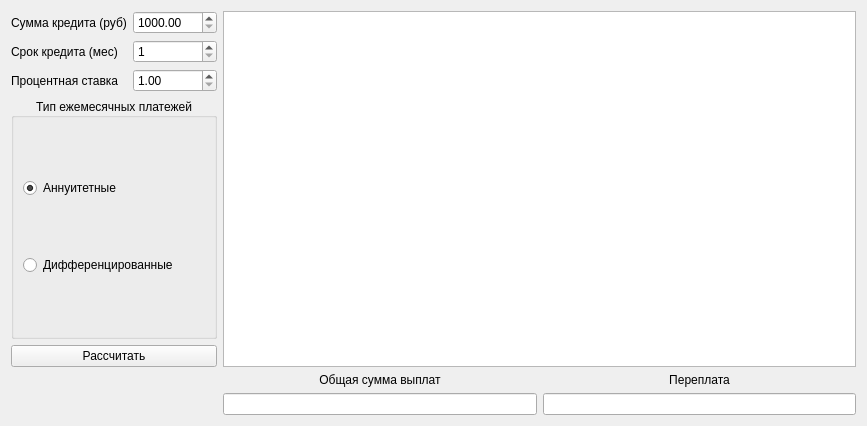
<?xml version="1.0" encoding="UTF-8"?>
<ui version="4.0">
 <class>CreditCalculator</class>
 <widget class="QWidget" name="CreditCalculator">
  <property name="geometry">
   <rect>
    <x>0</x>
    <y>0</y>
    <width>867</width>
    <height>426</height>
   </rect>
  </property>
  <property name="windowTitle">
   <string>Credit</string>
  </property>
  <layout class="QGridLayout" name="gridLayout" columnstretch="0,0,1,1">
   <item row="1" column="0">
    <widget class="QLabel" name="termLabel">
     <property name="text">
      <string>Срок кредита (мес)</string>
     </property>
    </widget>
   </item>
   <item row="3" column="0" colspan="2">
    <widget class="QGroupBox" name="repaymentType">
     <property name="sizePolicy">
      <sizepolicy hsizetype="Expanding" vsizetype="Expanding">
       <horstretch>0</horstretch>
       <verstretch>0</verstretch>
      </sizepolicy>
     </property>
     <property name="title">
      <string>Тип ежемесячных платежей</string>
     </property>
     <property name="alignment">
      <set>Qt::AlignCenter</set>
     </property>
     <layout class="QGridLayout" name="gridLayout_2">
      <item row="1" column="0">
       <widget class="QRadioButton" name="diffRadio">
        <property name="text">
         <string>Дифференцированные</string>
        </property>
       </widget>
      </item>
      <item row="0" column="0">
       <widget class="QRadioButton" name="annuityRadio">
        <property name="text">
         <string>Аннуитетные</string>
        </property>
        <property name="checked">
         <bool>true</bool>
        </property>
       </widget>
      </item>
     </layout>
    </widget>
   </item>
   <item row="1" column="1">
    <widget class="QSpinBox" name="termSpinBox">
     <property name="minimum">
      <number>1</number>
     </property>
     <property name="maximum">
      <number>60</number>
     </property>
    </widget>
   </item>
   <item row="5" column="2">
    <widget class="QLabel" name="totalPaymentLabel">
     <property name="text">
      <string>Общая сумма выплат</string>
     </property>
     <property name="alignment">
      <set>Qt::AlignCenter</set>
     </property>
    </widget>
   </item>
   <item row="2" column="1">
    <widget class="QDoubleSpinBox" name="rateSpinBox">
     <property name="minimum">
      <double>1.000000000000000</double>
     </property>
     <property name="maximum">
      <double>999.000000000000000</double>
     </property>
    </widget>
   </item>
   <item row="6" column="3">
    <widget class="QLineEdit" name="overpaymentLineEdit">
     <property name="readOnly">
      <bool>true</bool>
     </property>
    </widget>
   </item>
   <item row="2" column="0">
    <widget class="QLabel" name="rateLabel">
     <property name="text">
      <string>Процентная ставка</string>
     </property>
    </widget>
   </item>
   <item row="0" column="2" rowspan="5" colspan="2">
    <widget class="QTableView" name="paymentDetailTable">
     <attribute name="verticalHeaderVisible">
      <bool>false</bool>
     </attribute>
    </widget>
   </item>
   <item row="0" column="1">
    <widget class="QDoubleSpinBox" name="amountdoubleSpin">
     <property name="minimum">
      <double>1000.000000000000000</double>
     </property>
     <property name="maximum">
      <double>10000000.000000000000000</double>
     </property>
     <property name="singleStep">
      <double>1000.000000000000000</double>
     </property>
    </widget>
   </item>
   <item row="0" column="0">
    <widget class="QLabel" name="amountLabel">
     <property name="text">
      <string>Сумма кредита (руб)</string>
     </property>
    </widget>
   </item>
   <item row="6" column="2">
    <widget class="QLineEdit" name="totalPaymentLineEdit">
     <property name="readOnly">
      <bool>true</bool>
     </property>
    </widget>
   </item>
   <item row="5" column="3">
    <widget class="QLabel" name="overpaymentLabel">
     <property name="text">
      <string>Переплата</string>
     </property>
     <property name="alignment">
      <set>Qt::AlignCenter</set>
     </property>
    </widget>
   </item>
   <item row="4" column="0" colspan="2">
    <widget class="QPushButton" name="calcucateButton">
     <property name="text">
      <string>Рассчитать</string>
     </property>
    </widget>
   </item>
  </layout>
 </widget>
 <resources/>
 <connections/>
</ui>
